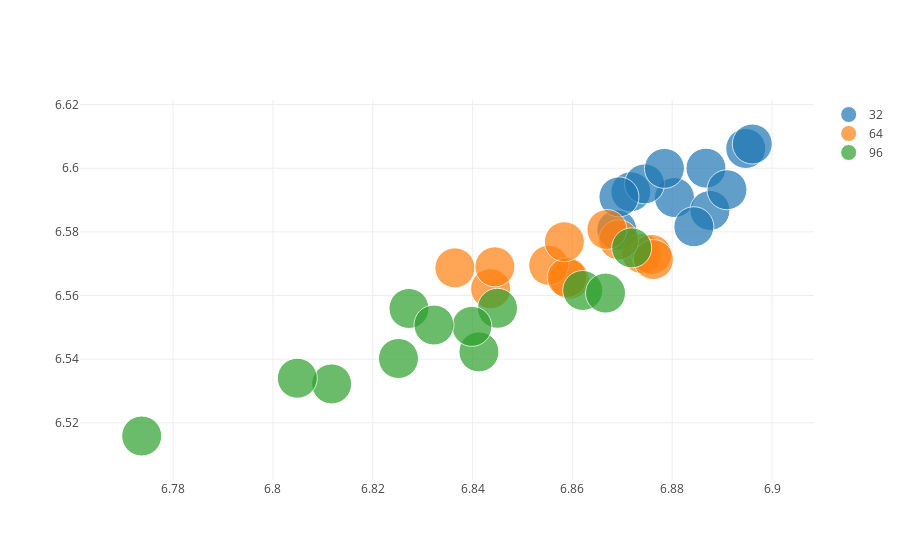

Notebook code cell kept with this figure:
### Code cell
graph_results(b,'neurons',['full', 'nlayers', 'lag'])

### Figure 1 — Plotly figure (JSON) as saved in the notebook; plotly's stock layout.template omitted (floating-point values rounded to 4 significant figures)
{"data": [{"marker": {"size": [40, 40, 40, 40, 40, 40, 40, 40, 40, 40, 40, 40]}, "mode": "markers", "name": "32", "text": ["full:[128, 32]-nlayers:2-lag:12-neurons:32", "full:[128, 64]-nlayers:2-lag:12-neurons:32", "full:[128]-nlayers:2-lag:12-neurons:32", "full:[256]-nlayers:2-lag:12-neurons:32", "full:[128, 32]-nlayers:2-lag:12-neurons:32", "full:[128, 64]-nlayers:2-lag:12-neurons:32", "full:[128]-nlayers:2-lag:12-neurons:32", "full:[256]-nlayers:2-lag:12-neurons:32", "full:[128, 32]-nlayers:2-lag:12-neurons:32", "full:[128, 64]-nlayers:2-lag:12-neurons:32", "full:[128]-nlayers:2-lag:12-neurons:32", "full:[256]-nlayers:2-lag:12-neurons:32"], "type": "scatter", "uid": "d30a1bd2-9605-4cd8-a459-51673b3948de", "x": [6.869, 6.88, 6.888, 6.884, 6.872, 6.874, 6.887, 6.891, 6.869, 6.878, 6.895, 6.896], "y": [6.581, 6.591, 6.587, 6.582, 6.593, 6.595, 6.6, 6.593, 6.591, 6.6, 6.606, 6.608]}, {"marker": {"size": [40, 40, 40, 40, 40, 40, 40, 40, 40, 40, 40, 40]}, "mode": "markers", "name": "64", "text": ["full:[128, 32]-nlayers:2-lag:12-neurons:64", "full:[128, 64]-nlayers:2-lag:12-neurons:64", "full:[128]-nlayers:2-lag:12-neurons:64", "full:[256]-nlayers:2-lag:12-neurons:64", "full:[128, 32]-nlayers:2-lag:12-neurons:64", "full:[128, 64]-nlayers:2-lag:12-neurons:64", "full:[128]-nlayers:2-lag:12-neurons:64", "full:[256]-nlayers:2-lag:12-neurons:64", "full:[128, 32]-nlayers:2-lag:12-neurons:64", "full:[128, 64]-nlayers:2-lag:12-neurons:64", "full:[128]-nlayers:2-lag:12-neurons:64", "full:[256]-nlayers:2-lag:12-neurons:64"], "type": "scatter", "uid": "4e8e0033-6306-44d9-a1c0-1c735b9003a2", "x": [6.859, 6.874, 6.876, 6.876, 6.844, 6.855, 6.869, 6.859, 6.836, 6.844, 6.867, 6.858], "y": [6.565, 6.573, 6.573, 6.571, 6.562, 6.57, 6.578, 6.566, 6.569, 6.569, 6.581, 6.577]}, {"marker": {"size": [40, 40, 40, 40, 40, 40, 40, 40, 40, 40, 40, 40]}, "mode": "markers", "name": "96", "text": ["full:[128, 32]-nlayers:2-lag:12-neurons:96", "full:[128, 64]-nlayers:2-lag:12-neurons:96", "full:[128]-nlayers:2-lag:12-neurons:96", "full:[256]-nlayers:2-lag:12-neurons:96", "full:[128, 32]-nlayers:2-lag:12-neurons:96", "full:[128, 64]-nlayers:2-lag:12-neurons:96", "full:[128]-nlayers:2-lag:12-neurons:96", "full:[256]-nlayers:2-lag:12-neurons:96", "full:[128, 32]-nlayers:2-lag:12-neurons:96", "full:[128, 64]-nlayers:2-lag:12-neurons:96", "full:[128]-nlayers:2-lag:12-neurons:96", "full:[256]-nlayers:2-lag:12-neurons:96"], "type": "scatter", "uid": "b1865750-0ff5-48f6-a415-94c716fc0d41", "x": [6.841, 6.862, 6.872, 6.867, 6.812, 6.827, 6.845, 6.84, 6.774, 6.805, 6.832, 6.825], "y": [6.542, 6.562, 6.575, 6.561, 6.532, 6.556, 6.556, 6.55, 6.516, 6.534, 6.551, 6.54]}], "layout": {}}
